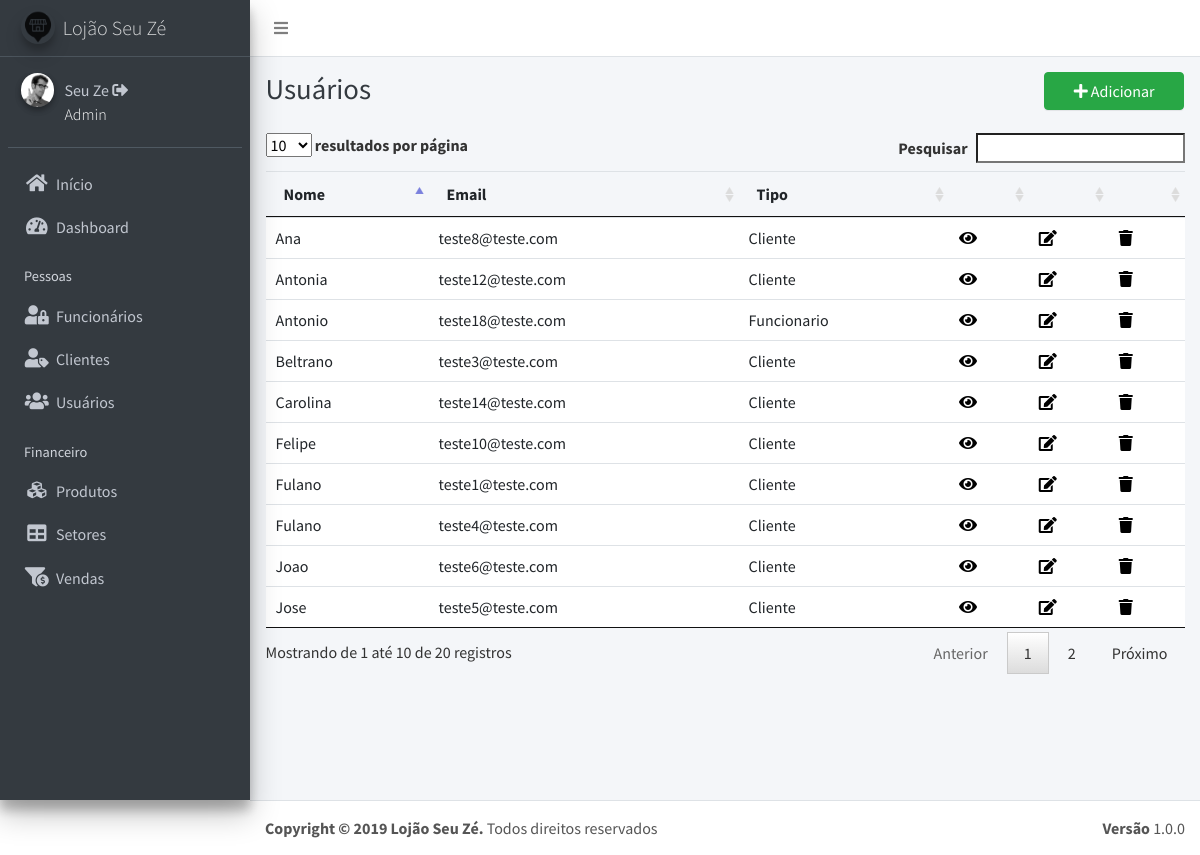
/listaUsuario.php (signed in), run on the app's committed database.
### tables this page shows
CREATE TABLE `usuarios` (
  `id` int(11) NOT NULL,
  `email` varchar(20) NOT NULL,
  `senha` varchar(40) NOT NULL,
  `tipo` varchar(11) NOT NULL,
  `nome` varchar(50) NOT NULL,
  `telefone` varchar(12) NOT NULL,
  `cpf` varchar(14) NOT NULL,
  `endereco` varchar(40) NOT NULL,
  `complemento` varchar(40) DEFAULT NULL,
  `cidade` varchar(40) NOT NULL,
  `estado` varchar(40) NOT NULL,
  `cep` varchar(10) NOT NULL,
  `cnpj` varchar(40) DEFAULT NULL,
  `nid` varchar(10) DEFAULT NULL,
  `salario` varchar(11) DEFAULT NULL,
  `cargo` varchar(40) DEFAULT NULL
);

### listaUsuario.php (the view, shortened to what this page needs)
<?php require ('header.php'); ?>
<?php require ('dashboard.php'); ?>
<?php
if($_SESSION['cargo']=="Administrador"){
$sql = "SELECT * FROM usuarios ORDER BY id ASC";
$result = $conexao->query($sql);
?>
  <div class="content-wrapper">
    <div class="content-header">
      <div class="container-fluid">
        <div class="row mb-2">
          <div class="col-sm-3">
            <h1 class="m-0 text-dark">Usuários</h1>
          </div>
          <div class="col-sm-3">
          </div>
          <div class="col-sm-4">
          </div>
          <div class="col-sm-2">
            <a href="insertUsuario.php"><button type="button" class="btn btn-block btn-success"><i class="nav-icon fa fa-plus"></i> Adicionar</button></a>
          </div>
        </div>
      </div>
    </div>
    <section class="content">
      <div class="container-fluid">
        <div class="row">
          <section class="col-lg-12 connectedSortable">
            <table id="tabelinha" class="table table-hover">
              <thead>
                <tr>
                  <th>Nome</th>
                  <th>Email</th>
                  <th>Tipo</th>
                  <th></th>
                  <th></th>
                  <th></th>
                </tr>
              </thead>
              <tbody>
                <?php
                if ($result->num_rows > 0) {
                    while ($row = $result->fetch_assoc()) {
                        echo "<tr href='viewUsuario.php?id=".$row['id']."' >";
                        echo "<td>" .$row["nome"] . "</td>";
                        echo "<td>" .$row["email"] . "</td> ";
                        echo "<td>" .$row["tipo"] . "</td>";
                      ?>
                        <td><a href="viewUsuario.php?id=<?php echo $row['id'];?>" style="text-decoration: none;color: #000;" data-toggle="tooltip" title="Visualizar"><i class="fa fa-eye"></i></a></td>
                        <?php if($row['tipo'] == 'Cliente') { ?>
                        <td><a href="updateCliente.php?id=<?php echo $row['id'];?>" style="text-decoration: none;color: #000;" data-toggle="tooltip" title="Editar"><i class="fa fa-edit"></i></a></td>
                        <?php } elseif($row['tipo'] != 'Cliente' && $row['tipo'] != 'Funcionario') { ?>
                        <td><a href="updateUsuario.php?id=<?php echo $row['id'];?>" style="text-decoration: none;color: #000;" data-toggle="tooltip" title="Editar"><i class="fa fa-edit"></i></a></td>
                        <?php } ?>
                        <?php if($row['tipo'] == 'Funcionario') { ?>
                        <td><a href="updateFuncionario.php?id=<?php echo $row['id'];?>" style="text-decoration: none;color: #000;" data-toggle="tooltip" title="Editar"><i class="fa fa-edit"></i></a></td>
                        <?php } ?>
                        <td><a href="#" onclick="excluir(<?php echo $row['id'];?>)" style="text-decoration: none;color: #000;" data-toggle="tooltip" title="Excluir"><i class="fa fa-trash"></i></a></td>
                      <?php
                      echo "</tr>";
                    }
                }
                ?>
              </tbody>
            </table>
          </section>
        </div>
      </div>
    </section>
  </div>
<?php
  }
?>
<?php require ('footer.php');?>

### data on the page
usuarios: nome "Fulano", email "teste1@teste.com", tipo "Cliente"
usuarios: nome "Beltrano", email "teste3@teste.com", tipo "Cliente"
usuarios: nome "Fulano", email "teste4@teste.com", tipo "Cliente"
usuarios: nome "Jose", email "teste5@teste.com", tipo "Cliente"
usuarios: nome "Joao", email "teste6@teste.com", tipo "Cliente"
usuarios: nome "Ana", email "teste8@teste.com", tipo "Cliente"
usuarios: nome "Felipe", email "teste10@teste.com", tipo "Cliente"
usuarios: nome "Antonia", email "teste12@teste.com", tipo "Cliente"
usuarios: nome "Carolina", email "teste14@teste.com", tipo "Cliente"
usuarios: nome "Antonio", email "teste18@teste.com", tipo "Funcionario"

### other printed values
$_SESSION['nome'] "Seu Ze"
$_SESSION['tipo'] "Admin"
